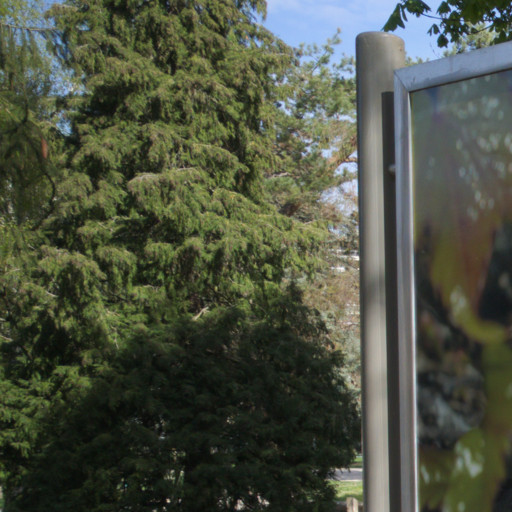
#> input picture cover_images/00001.jpg, 512 x 512 px; its folder holds only this picture in this run
$ python results.py   (older library calls are emulated)
#> lines starting #> are read from the running program, lines starting #| are printed output that depends on the picture
### lsb_embed.py
#!/usr/bin/env python
# coding:UTF-8

import sys
import cv2
import numpy as np
import math
import utils

class SteganographyException(Exception):
    pass

class Steg():
    def __init__(self, im):
        self.image = im
        self.height, self.width, self.nbchannels = im.shape
        self.size = self.width * self.height

        self.maskONE = 1 #Will be used to do bitwise operations
        self.maskZERO = 254

        self.curwidth = 0  # Current width position
        self.curheight = 0 # Current height position
        self.curchan = 0   # Current channel position

    def next_slot(self): #Move to the next slot were information can be taken or put
        if self.curchan == self.nbchannels-1:
            self.curchan = 0 #Next Space is the first channel of the next pixel
            if self.curwidth == self.width-1:
                self.curwidth = 0 #Next Space is the first pixel
                self.curheight +=1 #of the following line
            else:
                self.curwidth +=1 #Next Space is the following pixel of the same line
        else:
            self.curchan +=1 #Next Space is the following channel

    def put_binary_value(self, bits): #Put the bits in the image
        for c in bits:
            val = list(self.image[self.curheight,self.curwidth]) #Get the pixel value as a list
            if int(c) == 1:
                val[self.curchan] = int(val[self.curchan]) | self.maskONE #OR with maskONE
            else:
                val[self.curchan] = int(val[self.curchan]) & self.maskZERO #AND with maskZERO

            self.image[self.curheight,self.curwidth] = tuple(val)
            self.next_slot() #Move "cursor" to the next space
        return

    def max_capacity(self):
        return (self.size*self.nbchannels)/8

    # [8 lines left out: function read_bit, not called in this run]

    def read_byte(self):
        return self.read_bits(8)

    # [5 lines left out: function read_bits, not called in this run]

    def byteValue(self, val):
        return self.binary_value(val, 8)

    def binary_value(self, val, bitsize): #Return the binary value of an int as a byte
        binval = bin(val)[2:]
        if len(binval) > bitsize:
            raise SteganographyException("binary value larger than the expected size")
        while len(binval) < bitsize:
            binval = "0"+binval
        return binval

    def embed(self, data):
        l = len(data)
        max_cap = self.max_capacity()
        if max_cap < l+64:
            print("Payload size = ",(l+64)," Bytes")
            print("Image can hold up to ",max_cap," Bytes")
            raise SteganographyException("Payload is too large.")
        for byte in data:
            byte = byte if isinstance(byte, int) else ord(byte) # Compat py2/py3
            self.put_binary_value(self.byteValue(byte))
        return self.image

    # [26 lines left out: functions extract, main, not called in this run]

# [12 lines that do not run on import are left out]

### ebe_embed.py
#!/usr/bin/env python
# coding:UTF-8

import sys
import cv2
import numpy as np
import math
import utils

class SteganographyException(Exception):
    pass

class Steg():
    def __init__(self, im):
        self.image = im
        self.sobel_x, self.sobel_y = get_sobel(im)
        self.height, self.width, self.nbchannels = im.shape
        self.size = self.width * self.height

        self.maskONEValues = [1,2]
        #Mask used to put one ex:1->00000001, 2->00000010 .. associated with OR bitwise
        self.maskONE = self.maskONEValues.pop(0) #Will be used to do bitwise operations

        self.maskZEROValues = [254,253]
        #Mask used to put zero ex:254->11111110, 253->11111101 .. associated with AND bitwise
        self.maskZERO = self.maskZEROValues.pop(0)

        self.curwidth = 0  # Current width position
        self.curheight = 0 # Current height position
        self.curchan = 0   # Current channel position

    def next_slot(self):#Move to the next slot were information can be taken or put
        if self.curchan == self.nbchannels-1:
            self.curchan = 0 #Next Space is the first channel of the next pixel
            if self.curwidth == self.width-1:
                self.curwidth = 0 #Next Space is the first pixel
                if self.curheight == self.height-1:
                    self.curheight = 0 #Next Space is the first line (Using the second bit now)
                    if self.maskONE == 2:
                        raise SteganographyException("No available slot remaining (image filled)")
                    else: #Or instead of using the first bit start using the second.
                        self.maskONE = self.maskONEValues.pop(0)
                        self.maskZERO = self.maskZEROValues.pop(0)
                else:
                    self.curheight +=1 #Next Space is the following line
            else:
                self.curwidth +=1 #Next Space is the following pixel of the same line
        else:
            self.curchan +=1 #Next Space is the following channel

    def put_binary_value(self, bits): #Put the bits in the image
        for c in bits:
            while self.gradient() < 50:
                self.next_slot()
            val = list(self.image[self.curheight,self.curwidth]) #Get the pixel value as a list
            if int(c) == 1:
                val[self.curchan] = int(val[self.curchan]) | self.maskONE #OR with maskONE
            else:
                val[self.curchan] = int(val[self.curchan]) & self.maskZERO #AND with maskZERO

            self.image[self.curheight,self.curwidth] = tuple(val)
            self.next_slot() #Move "cursor" to the next space
        return

    def gradient(self):
        x = self.sobel_x[self.curheight,self.curwidth]
        y = self.sobel_y[self.curheight,self.curwidth]
        return math.sqrt(x**2 + y**2)

    def max_capacity(self):
        ngrad = 0
        for x in range(self.width):
            for y in range(self.height):
                if math.sqrt(self.sobel_x[y,x]**2 + self.sobel_y[y,x]**2) > 49:
                    ngrad+=1
        return (ngrad*self.nbchannels)/4

    # [10 lines left out: function read_bit, not called in this run]

    def read_byte(self):
        return self.read_bits(8)

    # [5 lines left out: function read_bits, not called in this run]

    def byteValue(self, val):
        return self.binary_value(val, 8)

    def binary_value(self, val, bitsize): #Return the binary value of an int as a byte
        binval = bin(val)[2:]
        if len(binval) > bitsize:
            raise SteganographyException("binary value larger than the expected size")
        while len(binval) < bitsize:
            binval = "0"+binval
        return binval

    def embed(self, data):
        l = len(data)
        max_cap = self.max_capacity()
        if max_cap < l+64:
            print("Payload size = ",(l+64)," Bytes")
            print("Image can hold up to ",max_cap," Bytes")
            raise SteganographyException("Payload is too large.")
        for byte in data:
            byte = byte if isinstance(byte, int) else ord(byte) # Compat py2/py3
            self.put_binary_value(self.byteValue(byte))
        return self.image

    # [6 lines left out: function extract, not called in this run]

def get_sobel(img):
        gray = cv2.cvtColor(img, cv2.COLOR_BGR2GRAY)
        sobel_x = cv2.Sobel(gray, cv2.CV_16S, 1, 0, ksize=3, scale=1, delta=0, borderType=cv2.BORDER_DEFAULT)
        sobel_y = cv2.Sobel(gray, cv2.CV_16S, 0, 1, ksize=3, scale=1, delta=0, borderType=cv2.BORDER_DEFAULT)
        return sobel_x, sobel_y

# [19 lines left out: function main, not called in this run]

# [12 lines that do not run on import are left out]

### metrics.py
#Módulo para as métricas de avaliação de imagens usadas no trabalho

import numpy as np

def mse(cover, stego):
    assert cover.shape == stego.shape
    cover = cover.astype(np.double)
    stego = stego.astype(np.double)
    return np.mean(np.square(np.subtract(cover, stego)))

def psnr(cover, stego):
    mean_square_error = mse(cover, stego)
    cmax = np.amax(stego)

    aux = (cmax ** 2) / mean_square_error

    return 10 * np.log10(aux)

### wavelet_embed.py
# Módulo que implementa esteganografia no domínio da frequência
# Algoritmo definido em: P. W. Adi, F. Z. Rahmanti and N. A. Abu,
# "High quality image steganography on integer Haar Wavelet Transform using modulus function,"
# 2015 International Conference on Science in Information Technology (ICSITech), 2015, pp. 79-84, doi: 10.1109/ICSITech.2015.7407781.

import imageio as io
import numpy as np
from collections import deque
import sys

import utils
import metrics
from lsb_embed import SteganographyException

#Integer Haar Wavelet Transform
###Implementation found in https://stackoverflow.com/a/15868889
def _iwt(array):
    output = np.zeros_like(array)
    nx, ny = array.shape
    x = nx // 2
    for j in range(ny):
        output[0:x,j] = (array[0::2,j] + array[1::2,j])//2
        output[x:nx,j] = array[0::2,j] - array[1::2,j]
    return output

def _iiwt(array):
    output = np.zeros_like(array)
    nx, ny = array.shape
    x = nx // 2
    for j in range(ny):
        output[0::2,j] = array[0:x,j] + (array[x:nx,j] + 1)//2
        output[1::2,j] = output[0::2,j] - array[x:nx,j]
    return output

def iwt2(array):
    return _iwt(_iwt(array.astype(int)).T).T

def iiwt2(array):
    return _iiwt(_iiwt(array.astype(int).T).T)
###

def get_bands(mat):
    rows, cols = mat.shape[0] // 2, mat.shape[1] //2
    cA = mat[0:rows, 0:cols]
    cH = mat[0:rows, cols:]
    cV = mat[rows:, 0:cols]
    cD = mat[rows:, cols:]

    return cA, cH, cV, cD

def reconstruct_mat(cA, cH, cV, cD):
    rows, cols = cA.shape
    s = rows*2, cols*2#Shape
    new_image = np.zeros(s)

    new_image[0:rows, 0:cols] = cA
    new_image[0:rows, cols:] = cH
    new_image[rows:, 0:cols] = cV
    new_image[rows:, cols:] = cD

    return new_image

def max_channel_capacity(channel, threshold=2):
    _, a, b, c = get_bands(iwt2(channel))
    cap = (a.size + b.size + c.size) // 2
    return (cap * threshold) // 8

def max_capacity(cover):
    r, g, b = cover[:, :, 0], cover[:, :, 1], cover[:, :, 2]

    return max_channel_capacity(r) + max_channel_capacity(g) + max_channel_capacity(b)

def get_next_bits(byte_buffer, digits, amount):
    bitmask = 1
    for i in range(digits-1):
        bitmask = (bitmask << 1)+1

    bytes_processed = 0
    bitarray = np.zeros(amount, int)
    bitarray_idx = 0
    for byte in byte_buffer:
        for offset in range(8-digits, -1, -digits):
            bitarray[bitarray_idx] = (byte & (bitmask << offset)) >> offset
            bitarray_idx += 1
        bytes_processed += 1
        if(bitarray_idx >= amount): break

    return bitarray, bytes_processed

def embed_values(coefs, rk, tk, bits):
    m = np.abs(rk - tk)
    mcomplement = (2**bits) - m
    g = np.empty(coefs[0].shape)
    gnext = np.copy(g)

    first_cond_indexing = rk > tk
    second_cond_indexing = m <= 2 ** bits
    third_cond_indexing = coefs[0] >= coefs[1]

    #O algoritmo modular envolve a aplicação de 8 regras com permutações das condições acima
    #Regra a) rk > tk and m <= 2^bits and gij >= gi,j+1
    a_idx = np.logical_and(first_cond_indexing, np.logical_and(second_cond_indexing, third_cond_indexing))
    g_old, g_old_next, m_ = coefs[0][a_idx], coefs[1][a_idx], m[a_idx]
    g[a_idx], gnext[a_idx] = (g_old - np.ceil(m_/2), g_old_next - np.floor(m_/2))
    #Regra b) rk > tk and m <= 2^bits and gij < gi,j+1
    b_idx = np.logical_and(first_cond_indexing, np.logical_and(second_cond_indexing, np.logical_not(third_cond_indexing)))
    g_old, g_old_next, m_ = coefs[0][b_idx], coefs[1][b_idx], m[b_idx]
    g[b_idx], gnext[b_idx] = (g_old - np.floor(m_/2), g_old_next - np.ceil(m_/2))
    #Regra c) rk > tk and m > 2^bits and gij >= gi,j+1
    c_idx = np.logical_and(first_cond_indexing, np.logical_and(np.logical_not(second_cond_indexing), third_cond_indexing))
    g_old, g_old_next, m_ = coefs[0][c_idx], coefs[1][c_idx], mcomplement[c_idx]
    g[c_idx], gnext[c_idx] = (g_old + np.floor(m_/2), g_old_next + np.ceil(m_/2))
    #Regra d) rk > tk and m > 2^bits and gij < gi,j+1
    d_idx = np.logical_and(first_cond_indexing, np.logical_and(np.logical_not(second_cond_indexing), np.logical_not(third_cond_indexing)))
    g_old, g_old_next, m_ = coefs[0][d_idx], coefs[1][d_idx], mcomplement[d_idx]
    g[d_idx], gnext[d_idx] = (g_old + np.ceil(m_/2), g_old_next + np.floor(m_/2))
    #Regra e) rk <= tk and m <= 2^bits and gij >= gi,j+1
    e_idx = np.logical_and(np.logical_not(first_cond_indexing), np.logical_and(second_cond_indexing, third_cond_indexing))
    g_old, g_old_next, m_ = coefs[0][e_idx], coefs[1][e_idx], m[e_idx]
    g[e_idx], gnext[e_idx] = (g_old + np.floor(m_/2), g_old_next + np.ceil(m_/2))
    #Regra f) rk <= tk and m <= 2^bits and gij < gi,j+1
    f_idx = np.logical_and(np.logical_not(first_cond_indexing), np.logical_and(second_cond_indexing, np.logical_not(third_cond_indexing)))
    g_old, g_old_next, m_ = coefs[0][f_idx], coefs[1][f_idx], m[f_idx]
    g[f_idx], gnext[f_idx] = (g_old + np.ceil(m_/2), g_old_next + np.floor(m_/2))
    #Regra g) rk <= tk and m > 2^bits and gij >= gi,j+1
    g_idx = np.logical_and(np.logical_not(first_cond_indexing), np.logical_and(np.logical_not(second_cond_indexing), third_cond_indexing))
    g_old, g_old_next, m_ = coefs[0][g_idx], coefs[1][g_idx], mcomplement[g_idx]
    g[g_idx], gnext[g_idx] = (g_old - np.ceil(m_/2), g_old_next - np.floor(m_/2))
    #Regra h) rk <= tk and m > 2^bits and gij < gi,j+1
    h_idx = np.logical_and(np.logical_not(first_cond_indexing), np.logical_and(np.logical_not(second_cond_indexing), np.logical_not(third_cond_indexing)))
    g_old, g_old_next, m_ = coefs[0][h_idx], coefs[1][h_idx], mcomplement[h_idx]
    g[h_idx], gnext[h_idx] = (g_old - np.floor(m_/2), g_old_next - np.ceil(m_/2))

    return g, gnext

def embed(cover, payload, threshold=2):
    if(len(payload) > max_capacity(cover)): raise SteganographyException
    WEIGHTING = 2   #constante determinada no artigo
    #Preprocessamento
    clipped_cover = np.clip(cover, threshold*WEIGHTING, 255 - (threshold*WEIGHTING))
    #Aplicação da transformada
    r, g, b = clipped_cover[:, :, 0], clipped_cover[:, :, 1], clipped_cover[:, :, 2]
    freq_r, freq_g, freq_b = iwt2(r), iwt2(g), iwt2(b)
    r_cA, *r_bands = get_bands(freq_r)    #cA não é alterada, pois causa a maior distorção na imagem
    g_cA, *g_bands = get_bands(freq_g)
    b_cA, *b_bands = get_bands(freq_b)
    bands_queue = [*r_bands, *g_bands, *b_bands]

    bytes_processed = 0
    while(bytes_processed < len(payload)):
        for band in bands_queue:
            evens, odds = (band[:, ::2], band[:, 1::2])
            remainder_groups = (evens + odds) % (2 ** threshold)
            t_values, b = get_next_bits(payload[bytes_processed:], threshold, remainder_groups.size)
            bytes_processed += b
            t_values = t_values.reshape(remainder_groups.shape)
            band[:, ::2], band[:, 1::2] = embed_values((evens, odds), remainder_groups, t_values, threshold)
        #endfor
    #endwhile

    #Transformada inversa, construindo a imagem no domínio espacial em cada canal
    r_channel = iiwt2(reconstruct_mat(r_cA, *r_bands))
    g_channel = iiwt2(reconstruct_mat(g_cA, *g_bands))
    b_channel = iiwt2(reconstruct_mat(b_cA, *b_bands))
    stego = np.stack((r_channel, g_channel, b_channel), axis=-1)

    return stego.astype(cover.dtype)

# [68 lines left out: functions bits_to_byte, extract, main, not called in this run]

# [10 lines that do not run on import are left out]

### utils.py
import matplotlib.pyplot as plt
import numpy as np

#A partir de path, lê o arquivo e salva como bytes precedido por um header de 8 bytes com seu tamanho
def read_payload(path):
#> called with path = 'testdata/large.txt'
    with open(path, 'rb') as f:
#> (reads testdata/large.txt from the repository)
        file = f.read()

    data = len(file).to_bytes(length=8, byteorder='big')

    return data + file

# [20 lines left out: functions plot_cover_stego, normalize, not called in this run]

### results.py
#Construção da tabela de resultados

import numpy as np
import pandas as pd
import os
import imageio as io
from math import nan

import lsb_embed
import ebe_embed
import wavelet_embed
import metrics
import utils

a = sorted(os.listdir("cover_images/"))
payload = utils.read_payload("testdata/large.txt")
table = pd.DataFrame(columns=[
    'lsb_mse', 'lsb_psnr',
    'ebe_mse', 'ebe_psnr',
    'iwt_mse', 'iwt_psnr',
], index=a)


for filename in a:
    cover = np.asarray(io.imread("cover_images/" + filename, pilmode='RGB'))
#> cover is the input picture: shape (512, 512, 3); mean R, G, B 76.2, 81.6, 66.3
    lsb = lsb_embed.Steg(cover.copy())
    ebe = ebe_embed.Steg(cover.copy())
#> in get_sobel, `sobel_y = cv2.Sobel(gray, cv2.CV_16S, 0, 1, ksize=3, scale=1, delta=0,..`:
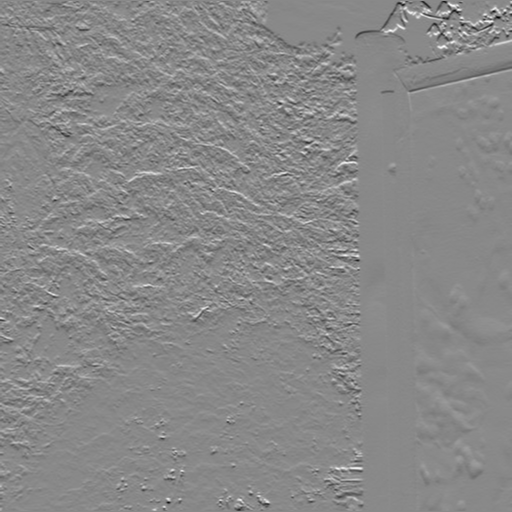
#> sobel_y: shape (512, 512) int16; min -623, max 536, mean -1.2; drawn with min black and max white

    try:
        lsb_stego = lsb.embed(payload)
        lsb_mse = metrics.mse(cover, lsb_stego)
#> in mse, `stego = stego.astype(np.double)`:
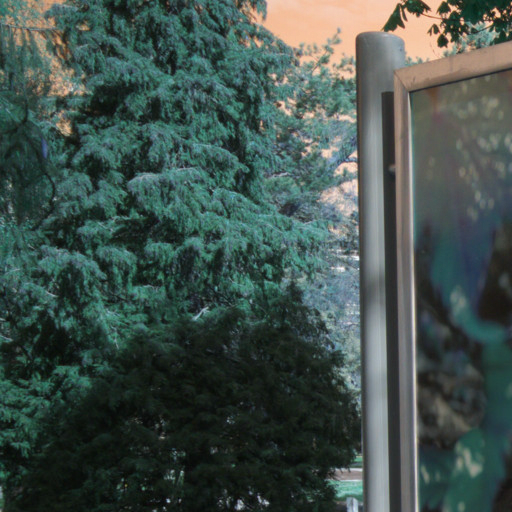
#> stego: shape (512, 512, 3) float64; mean of channels 0, 1, 2 76.2, 81.6, 66.3; drawn as B, G, R
#> lsb_mse = 0.357
        lsb_psnr = metrics.psnr(cover, lsb_stego)
#> in psnr, `cmax = np.amax(stego)`: cmax = 255
#> in psnr, `aux = (cmax ** 2) / mean_square_error`: aux = 182227.4
#> lsb_psnr = 52.61
    except:
        lsb_mse = nan
        lsb_psnr = nan
    finally:
        table.at[filename, 'lsb_mse'] = lsb_mse
        table.at[filename, 'lsb_psnr'] = lsb_psnr

    try:
        ebe_stego = ebe.embed(payload)
#> the loop in embed, `for byte in data:` made 70163 passes
        ebe_mse = metrics.mse(cover, ebe_stego)
        ebe_psnr = metrics.psnr(cover, ebe_stego)
    except:
        ebe_mse = nan
        ebe_psnr = nan
    finally:
        table.at[filename, 'ebe_mse'] = ebe_mse
        table.at[filename, 'ebe_psnr'] = ebe_psnr

    try:
        iwt_stego = wavelet_embed.embed(cover, payload)
#> in max_capacity, `r, g, b = cover[:, :, 0], cover[:, :, 1], cover[:, :, 2]`:
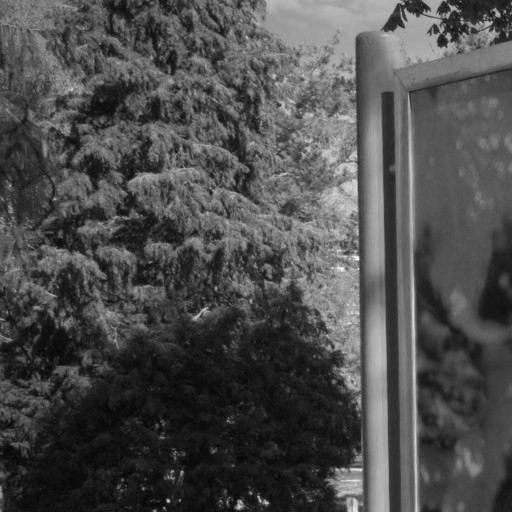
#> r: shape (512, 512); min 3, max 255, mean 76.2
#> in _iwt (call 2), `output = np.zeros_like(array)`: output: shape (512, 512) int64; every value is 0
#> after the loop in _iwt (call 5), `for j in range(ny):`:
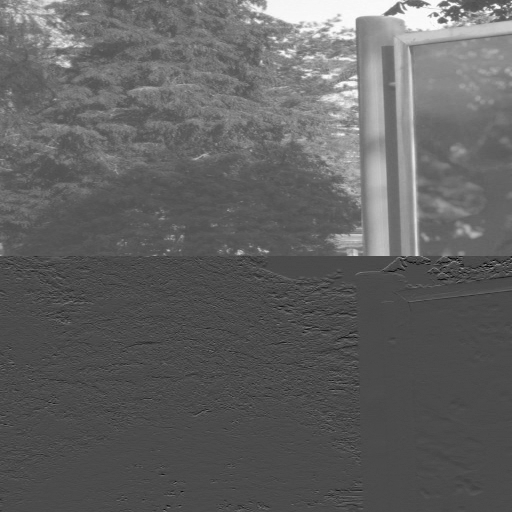
#> output: shape (512, 512) int64; min -107, max 255, mean 33.1; drawn with min black and max white
#> after the loop in _iwt (call 6), `for j in range(ny):`:
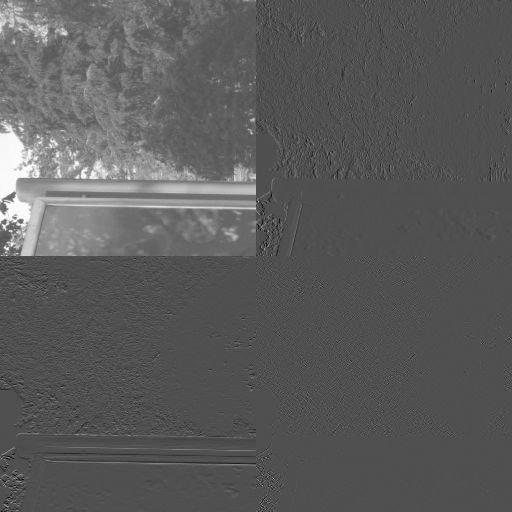
#> output: shape (512, 512) int64; min -116, max 253, mean 16.4; drawn with min black and max white
#> in get_bands (call 3), `cA = mat[0:rows, 0:cols]`:
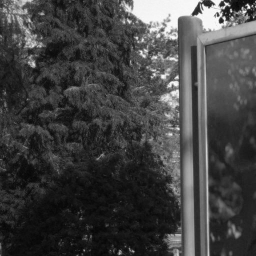
#> cA: shape (256, 256) int64; min 5, max 253, mean 65.8
#> in get_bands (call 3), `cD = mat[rows:, cols:]`:
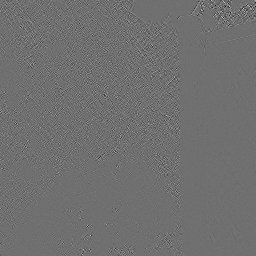
#> cD: shape (256, 256) int64; min -80, max 102, mean 0; drawn with min black and max white
        iwt_mse = metrics.mse(cover, iwt_stego)
        iwt_psnr = metrics.psnr(cover, iwt_stego)
    except:
        iwt_mse = nan
        iwt_psnr = nan
    finally:
        table.at[filename, 'iwt_mse'] = iwt_mse
        table.at[filename, 'iwt_psnr'] = iwt_psnr

table.to_csv("results.csv")
